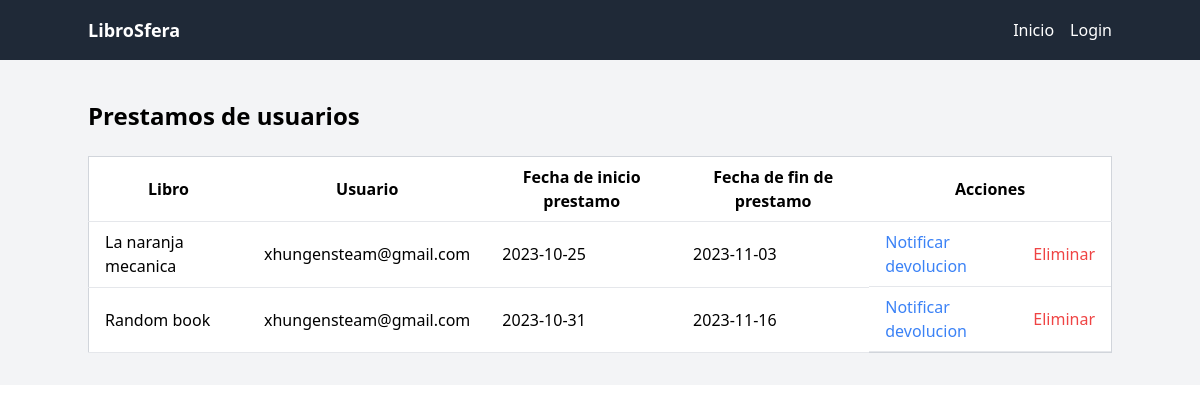
Screenshot of /admin/prestamosTable.php with the database file from the repository.
### tables this page shows
CREATE TABLE `prestamos` (
  `id` int(11) NOT NULL,
  `user_id` varchar(100) NOT NULL,
  `libro_id` int(11) NOT NULL,
  `fecha_inicio` date NOT NULL,
  `fecha_fin` date NOT NULL
);

CREATE TABLE `libros` (
  `id` int(11) NOT NULL,
  `titulo` varchar(55) NOT NULL,
  `descripcion` varchar(500) NOT NULL,
  `autor` varchar(35) NOT NULL,
  `genero` varchar(35) NOT NULL,
  `fecha` date DEFAULT NULL,
  `urlImagen` varchar(120) NOT NULL,
  `urlLibro` varchar(120) NOT NULL
);

### clases/Prestamos.php (called while the page is built, shortened)
<?php
class Prestamos {
    protected $conn;
    public function setConexion($conexion){
        $this->conn = $conexion;
    }
    public function getPrestamos(){
        try {
            $sql = "SELECT * FROM prestamos";
            $stmt = $this->conn->prepare($sql);
            $stmt->execute();
            $result = $stmt->fetchAll(PDO::FETCH_ASSOC);
            return $result;
        } catch (PDOException $e) {
            echo $e->getMessage();
            return false;
        }
    }
}

### clases/Libro.php (called while the page is built, shortened)
<?php
class Libro {
    protected $conn;
    public function setConexion($conexion){
        $this->conn = $conexion;
    }
    public function getLibroById($id){
      try {
        $stmt = $this->conn->prepare("SELECT * FROM libros WHERE id = :id");
        $stmt->bindParam(":id", $id);
        $stmt->execute();
        $stmt->setFetchMode(\PDO::FETCH_ASSOC);
        $result = $stmt->fetch();
        return $result;
      } catch (\PDOException $e) {
        echo $e->getMessage();
        return false;
      }
    }
}

### admin/prestamosTable.php (the view, shortened to what this page needs)
<?php
include "layout/adminLayout.php";
include "../clases/Prestamos.php";
include "../clases/Libro.php";
$prestamo = new Prestamos();
$prestamo->setConexion((new Conexion())->obtenerConexion());
$prestamos = $prestamo->getPrestamos();
$libro = new Libro();
$libro->setConexion((new Conexion())->obtenerConexion());
?>
<main class="bg-gray-100 p-8">
    <div class="max-w-screen-lg mx-auto overflow-x-auto">
        <div class="flex justify-between my-2">
        <h1 class="text-2xl font-semibold mb-4">Prestamos de usuarios</h1>
        </div>
        <table class="min-w-full bg-white border border-gray-300">
            <thead>
                <tr>
                    <th class="py-2 px-4 border-b">Libro</th>
                    <th class="py-2 px-4 border-b">Usuario</th>
                    <th class="py-2 px-4 border-b">Fecha de inicio prestamo</th>
                    <th class="py-2 px-4 border-b">Fecha de fin de prestamo</th>
                    <th class="py-2 px-4 border-b">Acciones</th>
                </tr>
            </thead>
            <tbody>
            <?php
                if($prestamos != null){
                    foreach($prestamos as $prestamo){
                        echo "<tr>";
                        echo "<td class='py-2 px-4 border-b'>" . $libro->getLibroById($prestamo["libro_id"])["titulo"] . "</td>";
                        echo "<td class='py-2 px-4 border-b'>" . $prestamo["user_id"] . "</td>";
                        echo "<td class='py-2 px-4 border-b'>" . $prestamo["fecha_inicio"] . "</td>";
                        echo "<td class='py-2 px-4 border-b'>" . $prestamo["fecha_fin"] . "</td>";
                        echo "<td class='px-4 py-2 flex gap-5 items-center border-b'>";
                        echo "<a href='./prestamos/notificar.php?id=" . $prestamo["id"] . "' class='text-blue-500'>Notificar devolucion</a>";
                        echo "<a href='./prestamos/eliminar.php?id=" . $prestamo["id"] . "'class='text-red-500'>Eliminar</a>";
                        echo "</tr>";
                    }
                }else {
                    echo "<tr>";
                    echo "<td class='py-2 px-4 border-b' colspan='4'>No hay prestamos</td>";
                    echo "</tr>";
                }
?>
            </tbody>
        </table>
    </div>
</main>

### rows the page displays
prestamos: libro.titulo "La naranja mecanica", user "xhungensteam@gmail.com", fecha_inicio "2023-10-25", fecha_fin "2023-11-03"
prestamos: libro.titulo "Random book", user "xhungensteam@gmail.com", fecha_inicio "2023-10-31", fecha_fin "2023-11-16"
